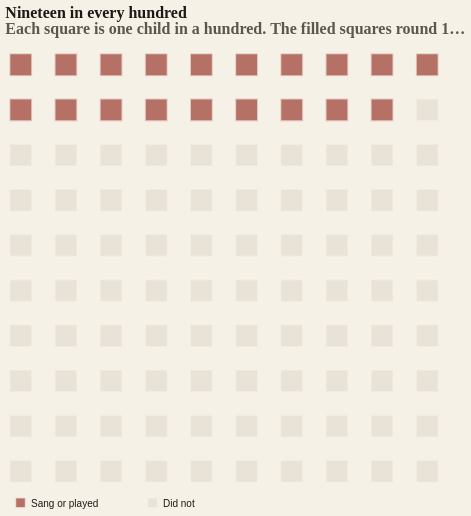

Vega-Lite specification for this chart:
### Vega-Lite specification from a JSON file in a GitHub repository (floating-point values rounded to 4 significant figures)
{"$schema": "https://vega.github.io/schema/vega-lite/v5.json", "description": "Isotype. Nineteen of every hundred children sang or played outside school in 2021–22.", "width": 420, "height": 420, "background": "#f6f1e7", "title": {"text": "Nineteen in every hundred", "subtitle": "Each square is one child in a hundred. The filled squares round 19.3 percent to 19.", "font": "Fraunces, Georgia, serif", "fontSize": 16, "fontWeight": 560, "anchor": "start", "color": "#1c1915", "subtitleFont": "Source Sans 3, sans-serif", "subtitleFontSize": 13, "subtitleColor": "#5c564c", "offset": 12, "limit": 460}, "data": {"sequence": {"start": 0, "stop": 100, "as": "i"}}, "transform": [{"calculate": "datum.i % 10", "as": "col"}, {"calculate": "floor(datum.i / 10)", "as": "row"}, {"calculate": "datum.i < 19 ? 'Sang or played' : 'Did not'", "as": "group"}], "mark": {"type": "square", "size": 520, "stroke": "#f6f1e7", "strokeWidth": 2}, "encoding": {"x": {"field": "col", "type": "ordinal", "axis": null, "scale": {"padding": 0.15}}, "y": {"field": "row", "type": "ordinal", "axis": null, "scale": {"padding": 0.15}}, "color": {"field": "group", "type": "nominal", "title": null, "scale": {"domain": ["Sang or played", "Did not"], "range": ["#9a3b2f", "#e4ddd0"]}, "legend": {"orient": "bottom", "direction": "horizontal"}}}, "config": {"font": "Source Sans 3, sans-serif", "legend": {"labelColor": "#1c1915", "labelFontSize": 13}, "view": {"stroke": null}}}
